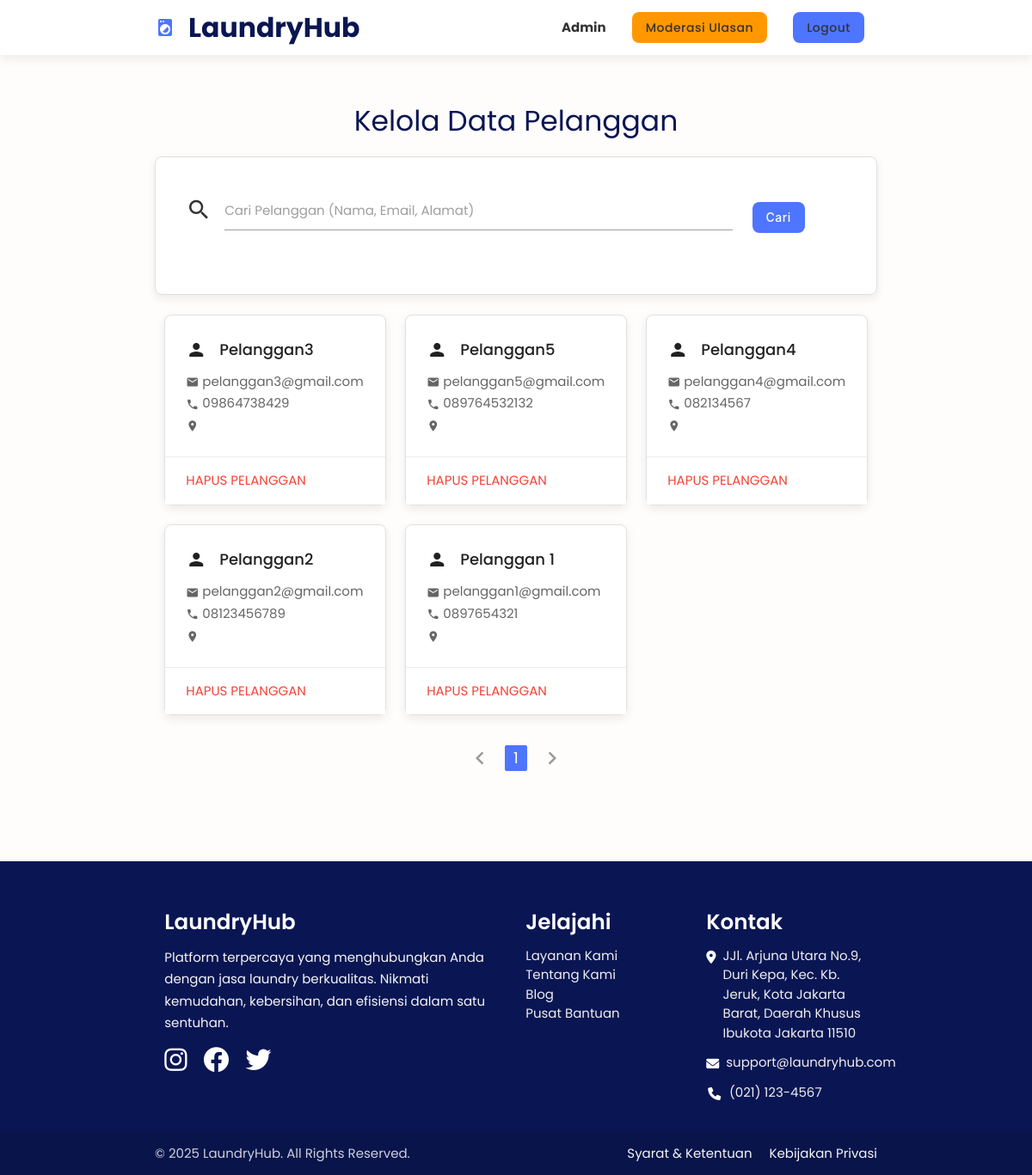
Before: /list-pelanggan.php (signed in) with the older database file.
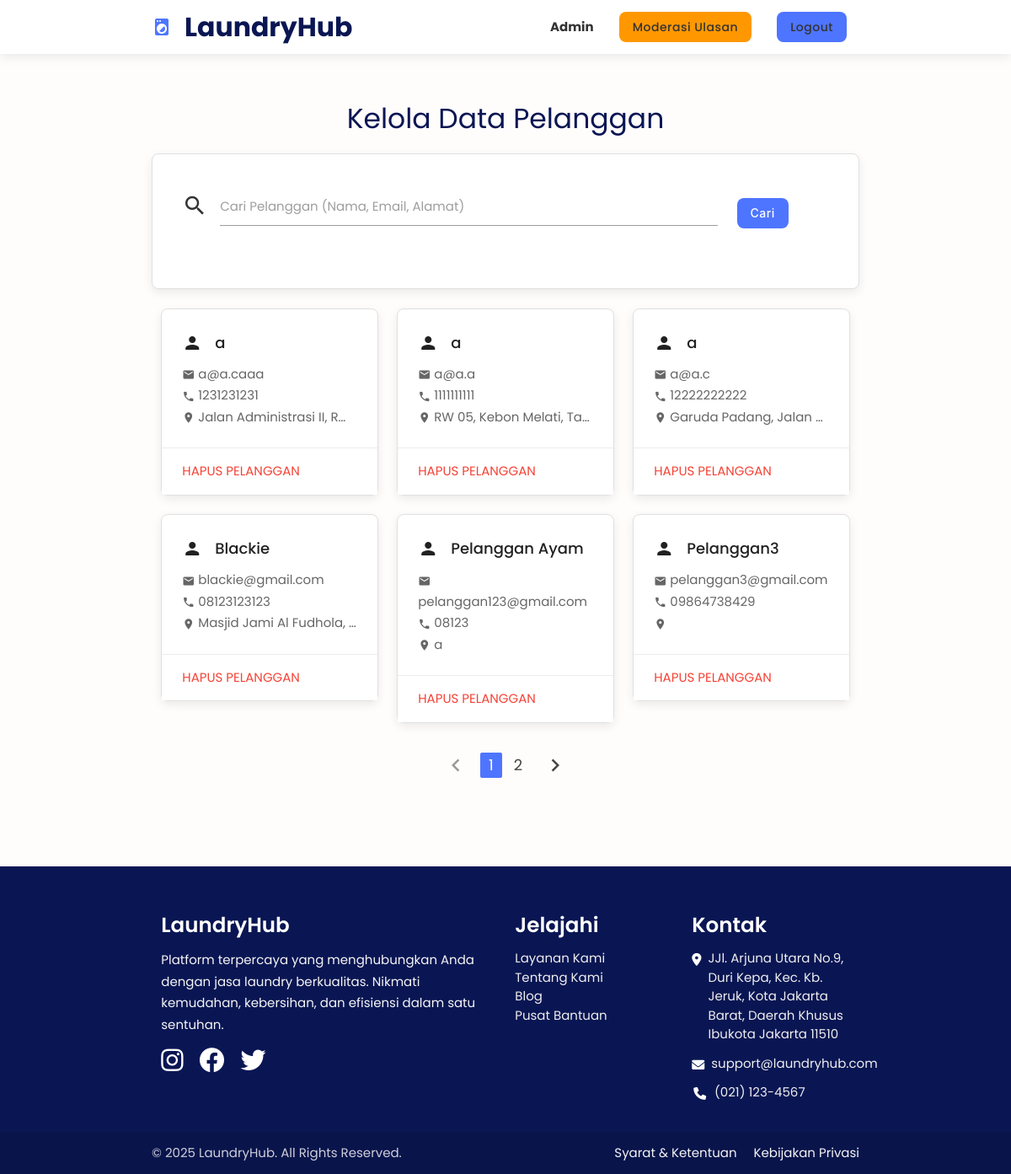
After: the same page with the newer database file.
### tables this page shows
CREATE TABLE `pelanggan` (
  `id_pelanggan` int(11) NOT NULL,
  `nama` varchar(50) DEFAULT NULL,
  `email` varchar(50) DEFAULT NULL,
  `telp` varchar(15) DEFAULT NULL,
  `alamat` varchar(255) DEFAULT NULL,
  `latitude` decimal(10,8) DEFAULT NULL,
  `longitude` decimal(11,8) DEFAULT NULL,
  `foto` text NOT NULL,
  `password` varchar(255) DEFAULT NULL
);

### list-pelanggan.php (the view, shortened to what this page needs)
<?php
include 'connect-db.php';
$jumlahDataPerHalaman = 6;
$keyword = $_GET['keyword'] ?? '';
$count_query_str = "SELECT COUNT(*) as total FROM pelanggan";
$totalDataQuery = mysqli_query($connect, $count_query_str);
$jumlahData = mysqli_fetch_assoc($totalDataQuery)['total'];
$jumlahHalaman = ceil($jumlahData / $jumlahDataPerHalaman);
$halamanAktif = $_GET["page"] ?? 1;
$awalData = ($jumlahDataPerHalaman * $halamanAktif) - $jumlahDataPerHalaman;
$query_str = "SELECT * FROM pelanggan";
$query_str .= " ORDER BY id_pelanggan DESC LIMIT $awalData, $jumlahDataPerHalaman";
$pelanggan_list = mysqli_query($connect, $query_str);
?>
<!DOCTYPE html>
<html lang="en">
<head>
</head>
<body>
<?php include 'header.php'; ?>
<main class="main-content">
    <div class="container">
        <h3 class="header light center">Kelola Data Pelanggan</h3>
        <div class="card-panel">
            <form class="row valign-wrapper" action="" method="get">
                <div class="input-field col s10">
                    <i class="material-icons prefix">search</i>
                    <input type="text" id="keyword" name="keyword" value="<?= htmlspecialchars($keyword) ?>">
                    <label for="keyword">Cari Pelanggan (Nama, Email, Alamat)</label>
                </div>
                <div class="col s2">
                    <button type="submit" class="btn waves-effect waves-light">Cari</button>
                </div>
            </form>
        </div>
        <div class="row">
            <?php if(mysqli_num_rows($pelanggan_list) > 0): foreach ($pelanggan_list as $dataPelanggan) : ?>
                <div class="col s12 m6 l4">
                    <div class="card">
                        <div class="card-content">
                        <span class="card-title activator grey-text text-darken-4" style="font-size: 1.2rem; font-weight: 500;">
                            <i class="material-icons left">person</i><?= htmlspecialchars($dataPelanggan['nama']) ?>
                        </span>
                            <p><i class="material-icons tiny" style="vertical-align: middle;">email</i> <?= htmlspecialchars($dataPelanggan['email']) ?></p>
                            <p><i class="material-icons tiny" style="vertical-align: middle;">phone</i> <?= htmlspecialchars($dataPelanggan['telp']) ?></p>
                            <p class="truncate"><i class="material-icons tiny" style="vertical-align: middle;">place</i> <?= htmlspecialchars($dataPelanggan['alamat']) ?></p>
                        </div>
                        <div class="card-action">
                            <a href="list-pelanggan.php?hapus=<?= $dataPelanggan['id_pelanggan'] ?>" onclick="return confirm('Apakah Anda yakin ingin menghapus data pelanggan ini?')" class="red-text">Hapus Pelanggan</a>
                        </div>
                    </div>
                </div>
            <?php endforeach; else: ?>
                <p class="center light col s12">Data pelanggan tidak ditemukan.</p>
            <?php endif; ?>
        </div>
        <ul class="pagination center">
            <?php if ($halamanAktif > 1): ?>
                <li class="waves-effect"><a href="?page=<?= $halamanAktif - 1 ?>&keyword=<?= urlencode($keyword) ?>"><i class="material-icons">chevron_left</i></a></li>
            <?php else: ?>
                <li class="disabled"><a href="#!"><i class="material-icons">chevron_left</i></a></li>
            <?php endif; ?>
            <?php for ($i = 1; $i <= $jumlahHalaman; $i++): ?>
                <li class="<?= ($i == $halamanAktif) ? 'active' : 'waves-effect' ?>" style="<?= ($i == $halamanAktif) ? 'background-color: var(--primary-blue);' : '' ?>">
                    <a href="?page=<?= $i ?>&keyword=<?= urlencode($keyword) ?>"><?= $i ?></a>
                </li>
            <?php endfor; ?>
            <?php if ($halamanAktif < $jumlahHalaman): ?>
                <li class="waves-effect"><a href="?page=<?= $halamanAktif + 1 ?>&keyword=<?= urlencode($keyword) ?>"><i class="material-icons">chevron_right</i></a></li>
            <?php else: ?>
                <li class="disabled"><a href="#!"><i class="material-icons">chevron_right</i></a></li>
            <?php endif; ?>
        </ul>
    </div>
</main>
<?php include "footer.php"; ?>
</body>
</html>

Changed rows visible on the page:
no longer on this page (row unchanged): pelanggan: nama "Pelanggan5", email "pelanggan5@gmail.com", telp "089764532132"
no longer on this page (row unchanged): pelanggan: nama "Pelanggan4", email "pelanggan4@gmail.com", telp "082134567"
no longer on this page (row unchanged): pelanggan: nama "Pelanggan2", email "pelanggan2@gmail.com", telp "08123456789"
no longer on this page (row edited): pelanggan: nama "Pelanggan 1", email "pelanggan1@gmail.com", telp "0897654321"
added pelanggan: nama "a", email "a@a.caaa", telp "1231231231", alamat "Jalan Administrasi II, R…"
added pelanggan: nama "a", email "a@a.a", telp "1111111111", alamat "RW 05, Kebon Melati, Ta…"
added pelanggan: nama "a", email "a@a.c", telp "12222222222", alamat "Garuda Padang, Jalan…"
added pelanggan: nama "Blackie", email "blackie@gmail.com", telp "08123123123", alamat "Masjid Jami Al Fudhola,…"
added pelanggan: nama "Pelanggan Ayam", email "pelanggan123@gmail.com", telp "08123", alamat "a"
Other visible differences:
new list line: "2"
